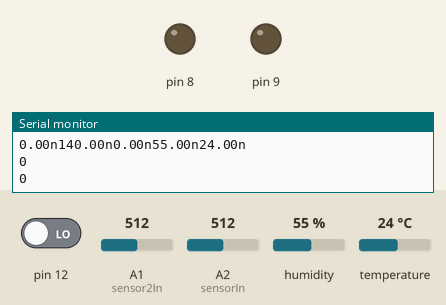
The sketch below on a simulated Arduino Uno, built with avr-gcc and run on an emulated ATmega328P. Parts: output pins drawn as LEDs (lit = HIGH), the last lines printed to the serial monitor. The test bench sets the inputs (shaded band); at power-on: temperature 24 °C, pin 12 LOW, A1 (sensor2In) = 512, A2 (sensorIn) = 512, humidity 55 %.

Above: at 1.2 s.
1.3 s: temperature set to 20.6 °C
4.2 s: temperature set to 19.2 °C
At 6.2 s:
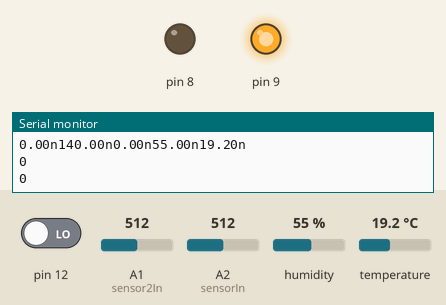
6.5 s: pin 12 driven HIGH
At 8.2 s:
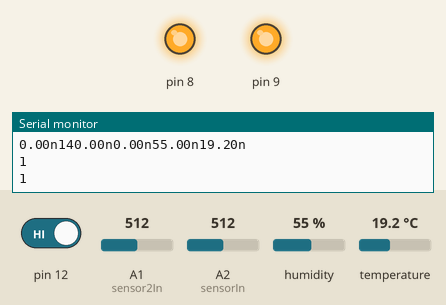
8.5 s: temperature set to 21.3 °C
10.2 s: temperature set to 22.5 °C
At 11.8 s:
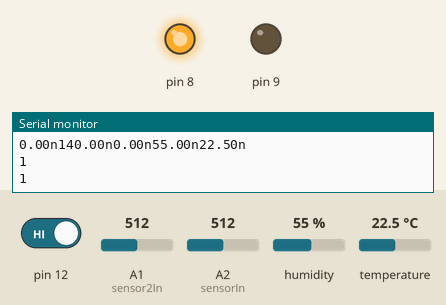
12.5 s: temperature set to 12 °C
At 13.6 s:
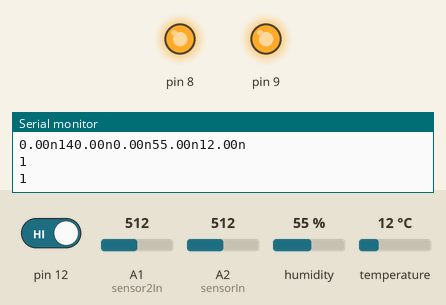
Timing chart, 0 to 15.5 s (numbered marks = the images above; inputs shaded):
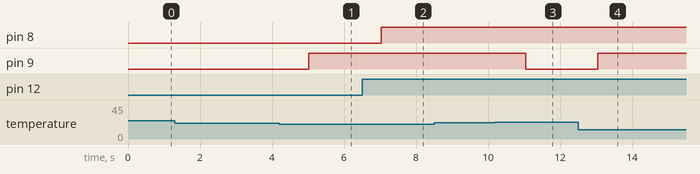

Measured:
- the behaviour switches between 20.1 and 20 °C on temperature (found by bisection; images 0 and 1)
- the behaviour switches between 21.9 and 22 °C on temperature (found by bisection; images 2 and 3)
- after the input at 4.2 s, pin 9: LOW → HIGH after 0.82 s
- after the input at 6.5 s, pin 8: LOW → HIGH after 0.53 s
- after the input at 10.2 s, pin 9: HIGH → LOW after 0.84 s
- after the input at 12.5 s, pin 9: LOW → HIGH after 0.55 s

The sketch:

ACS712.ino
```cpp
#include <DHT.h>
#include <Wire.h>
//#include <Servo.h>
DHT dht(7,DHT22);

const int sensorIn = A2;
const int sensor2In= A1;
int mVperAmp = 66; // use 100 for 20A Module and 66 for 30A Module
double Voltage = 0;
double VOLTAGE =0;//for the volatge test
double VRMS = 0;
double AmpsRMS = 0;
//int stat;
char a[31];
String sendto;

bool flag = false;

void setup(){
dht.begin();
pinMode(12,INPUT);
//pinMode(11,INPUT);
//pinMode(6,OUTPUT);
pinMode(8,OUTPUT);
pinMode(9,OUTPUT);
digitalWrite(9,LOW);
Wire.onRequest(requestEvent);
Wire.onReceive(receiveEvent);


Wire.begin(0x0B);
Serial.begin(115200);

}


void loop(){
Voltage = getVPP();
//Serial.println(Voltage);
VRMS = (Voltage*0.707)/2;
AmpsRMS = (VRMS * 1000)/mVperAmp;
VOLTAGE = getVol();
float power = AmpsRMS*230;
float h = dht.readHumidity();
float t = dht.readTemperature();
if(isnan(h)||isnan(t))
{
  h=t=0;
}
//Serial.print(AmpsRMS);
//Serial.println(" Amps");
//Serial.print(VOLTAGE);
//Serial.println("volts");
//Serial.print(power);
//Serial.println("watts");
//Serial.print("Humidity: ");
//Serial.print(h);
//Serial.println(" %\t");
//Serial.print("Temperature: ");
//Serial.print(t);
//Serial.println(" *C ");

  sendto = String(AmpsRMS);
  sendto += 'n';
  sendto += String(VOLTAGE);
  sendto += 'n';
  sendto += String(power);
  sendto += 'n';
  sendto += String(h);
  sendto +='n';
  sendto += String(t);
  sendto += 'n';
  sendto += '\n';

  int x = sendto.length();

  sendto.toCharArray(a,x+1);
  Serial.println(x);
  Serial.println(a);
//  delay(1000);
  Serial.println(digitalRead(12));
  if(digitalRead(12)==1)
  {
    digitalWrite(8,HIGH);
    Serial.println(1);
  }
  else
  {
    digitalWrite(8,LOW);
    Serial.println(0);
  }
  if(t<=20)
  {
    digitalWrite(9,HIGH);
  }
  else if(t>=22)
  {
    digitalWrite(9,LOW);
  }


//if(digitalRead(11)==1)
//{
//  flag=~flag;
// if(flag)
// {
//  myservo.write(45);              // tell servo to go to position in variable 'pos'
//
//  }
// else
// {
//  myservo.write(135);
// }
//}
}


float getVPP()
{
float result;
int readValue; //value read from the sensor
//int readValue2;
int maxValue = 0; // store max value here
int minValue = 1024; // store min value here
uint32_t start_time = millis();
while((millis()-start_time) < 1000) //sample for 1 Sec
{
readValue = analogRead(sensorIn);
// see if you have a new maxValue
if (readValue > maxValue)
{
/*record the maximum sensor value*/
maxValue = readValue;
}
if (readValue < minValue)
{
/*record the maximum sensor value*/
minValue = readValue;
}
}
// Subtract min from max
result = ((maxValue - minValue) * 5.0)/1024.0;
result/=1.414;
return result;
}


float getVol()
{
 int sensorValue = analogRead(sensor2In);
// Convert the analog reading (which goes from 0 - 1023) to a volta
float voltage = sensorValue * (280.0 / 1024.0);
// print out the value you read:
return voltage;
}


void requestEvent()
{
 Wire.write(a);
}


void receiveEvent(int bytes)
{
//  char temp;
//  while(Wire.available())
//  {
//    temp=Wire.read();
//  }
//  stat=(int)temp;
//  Serial.println(stat);
}
```
